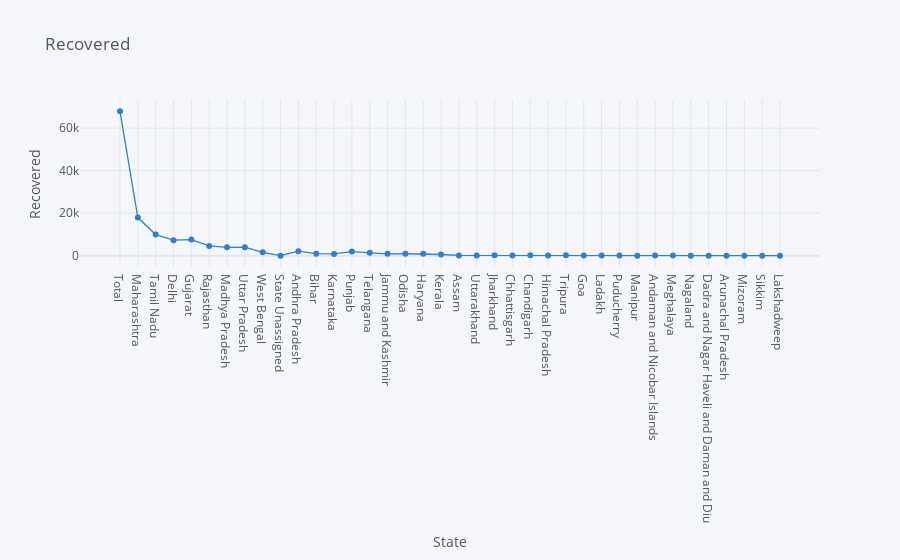

Notebook cell for this chart:
### Markdown cell above
# Recovered Cases as per State

### Code cell
df.iplot(kind="scatter",x="State",y="Recovered",mode='markers+lines',title="Recovered",xTitle="State",yTitle="Recovered",colors='blue',size=0)

### Figure 1 — Plotly figure (JSON) as saved in the notebook; plotly's stock layout.template omitted (floating-point values rounded to 4 significant figures)
{"data": [{"line": {"color": "rgba(55, 128, 191, 1.0)", "dash": "solid", "shape": "linear", "width": 1.3}, "marker": {"size": 0, "symbol": "circle"}, "mode": "markers+lines", "name": "Recovered", "text": "", "type": "scatter", "x": ["Total", "Maharashtra", "Tamil Nadu", "Delhi", "Gujarat", "Rajasthan", "Madhya Pradesh", "Uttar Pradesh", "West Bengal", "State Unassigned", "Andhra Pradesh", "Bihar", "Karnataka", "Punjab", "Telangana", "Jammu and Kashmir", "Odisha", "Haryana", "Kerala", "Assam", "Uttarakhand", "Jharkhand", "Chhattisgarh", "Chandigarh", "Himachal Pradesh", "Tripura", "Goa", "Ladakh", "Puducherry", "Manipur", "Andaman and Nicobar Islands", "Meghalaya", "Nagaland", "Dadra and Nagar Haveli and Daman and Diu", "Arunachal Pradesh", "Mizoram", "Sikkim", "Lakshadweep"], "y": [67903, 17918, 9909, 7264, 7549, 4566, 3927, 3991, 1578, 0, 2110, 918, 793, 1918, 1321, 854, 887, 838, 552, 88, 79, 191, 83, 189, 66, 165, 37, 43, 17, 4, 33, 12, 0, 1, 1, 1, 0, 0]}], "layout": {"legend": {"bgcolor": "#F5F6F9", "font": {"color": "#4D5663"}}, "paper_bgcolor": "#F5F6F9", "plot_bgcolor": "#F5F6F9", "title": {"font": {"color": "#4D5663"}, "text": "Recovered"}, "xaxis": {"gridcolor": "#E1E5ED", "showgrid": true, "tickfont": {"color": "#4D5663"}, "title": {"font": {"color": "#4D5663"}, "text": "State"}, "zerolinecolor": "#E1E5ED"}, "yaxis": {"gridcolor": "#E1E5ED", "showgrid": true, "tickfont": {"color": "#4D5663"}, "title": {"font": {"color": "#4D5663"}, "text": "Recovered"}, "zerolinecolor": "#E1E5ED"}}}
